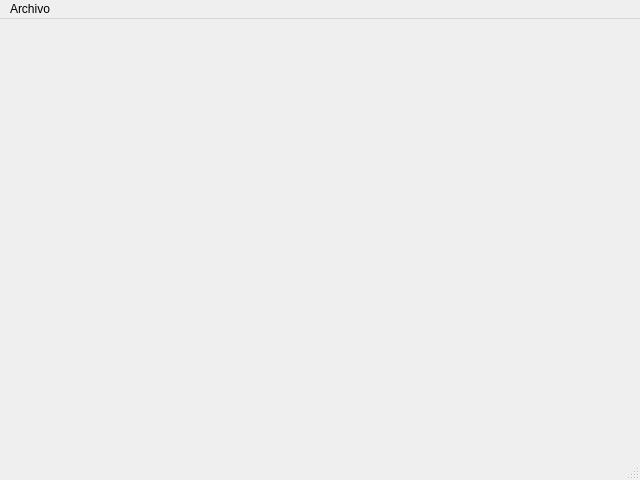
<?xml version="1.0" encoding="UTF-8"?>
<ui version="4.0">
 <class>PwrWindow</class>
 <widget class="QMainWindow" name="PwrWindow">
  <property name="geometry">
   <rect>
    <x>0</x>
    <y>0</y>
    <width>640</width>
    <height>480</height>
   </rect>
  </property>
  <property name="windowTitle">
   <string>Band Power Graphics</string>
  </property>
  <widget class="QWidget" name="centralwidget"/>
  <widget class="QMenuBar" name="menubar">
   <property name="geometry">
    <rect>
     <x>0</x>
     <y>0</y>
     <width>640</width>
     <height>21</height>
    </rect>
   </property>
   <widget class="QMenu" name="menuArchivo">
    <property name="title">
     <string>Archivo</string>
    </property>
    <addaction name="actionHola_Mundo"/>
   </widget>
   <addaction name="menuArchivo"/>
  </widget>
  <widget class="QStatusBar" name="statusbar"/>
  <action name="actionHola_Mundo">
   <property name="text">
    <string>Hola Mundo</string>
   </property>
  </action>
 </widget>
 <resources/>
 <connections/>
</ui>
